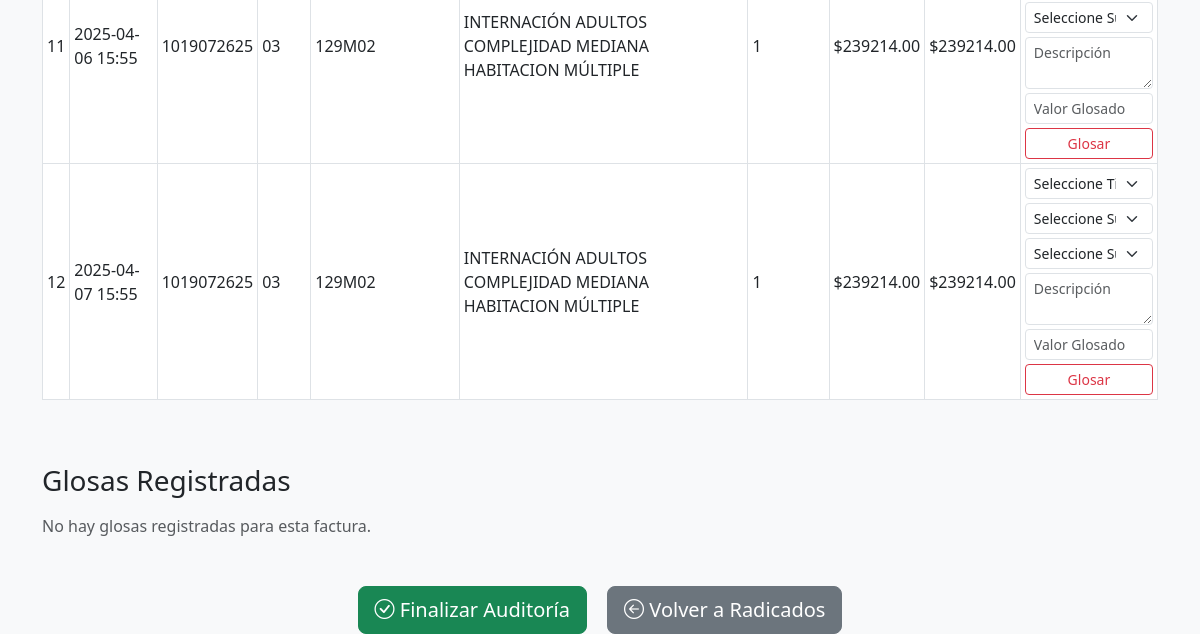
/auditoria/factura/3/ (signed in, lower part), run on an earlier commit of the app's database.
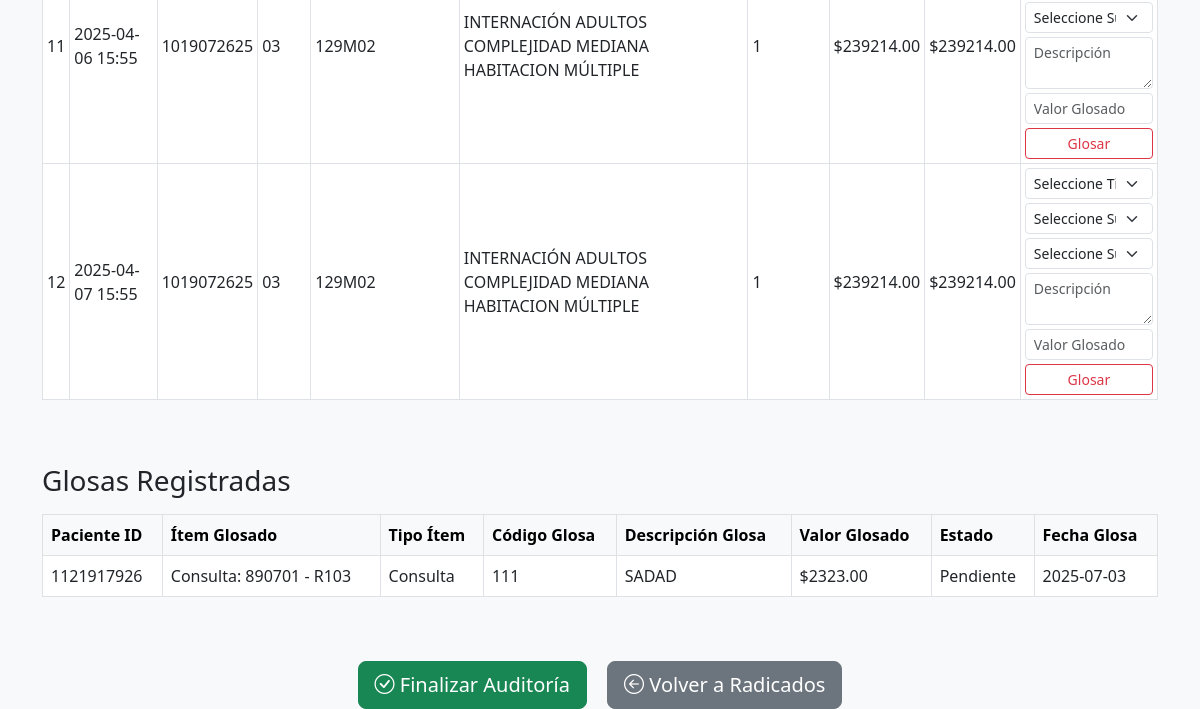
And on a later commit of the database.
### facturacion/models.py (models this page shows, shortened)
class RipsOtroServicio(models.Model):
    factura = models.ForeignKey(Factura, on_delete=models.CASCADE)
    paciente = models.ForeignKey(Paciente, on_delete=models.CASCADE)
    cod_prestador = models.CharField(max_length=20)
    num_autorizacion = models.CharField(max_length=20)
    id_mipres = models.CharField(max_length=20, blank=True, null=True)
    fecha_suministro = models.DateTimeField()
    tipo_os = models.CharField(max_length=5)
    cod_tecnologia_salud = models.CharField(max_length=20)
    nom_tecnologia_salud = models.CharField(max_length=255, blank=True, null=True)
    cantidad_os = models.IntegerField()
    vr_unit_os = models.DecimalField(max_digits=12, decimal_places=2)
    vr_servicio = models.DecimalField(max_digits=12, decimal_places=2)
    concepto_recaudo = models.CharField(max_length=5)
    valor_pago_moderador = models.DecimalField(max_digits=12, decimal_places=2)
    consecutivo = models.IntegerField()

class Paciente(models.Model):
    tipo_documento = models.CharField(max_length=5)
    numero_documento = models.CharField(max_length=20)
    tipo_usuario = models.CharField(max_length=2)  # 11, 12, etc.
    fecha_nacimiento = models.DateField()
    sexo = models.CharField(max_length=1)
    pais_residencia = models.CharField(max_length=5)
    municipio_residencia = models.CharField(max_length=10)
    zona_territorial = models.CharField(max_length=2)
    incapacidad = models.CharField(max_length=2, blank=True, null=True)
    pais_origen = models.CharField(max_length=5, blank=True, null=True)

class RipsConsulta(models.Model):
    factura = models.ForeignKey(Factura, on_delete=models.CASCADE)
    paciente = models.ForeignKey(Paciente, on_delete=models.CASCADE)
    cod_prestador = models.CharField(max_length=20)
    fecha_inicio_atencion = models.DateTimeField()
    num_autorizacion = models.CharField(max_length=20)
    cod_consulta = models.CharField(max_length=20)  # FK a CUPS
    modalidad_grupo_servicio = models.CharField(max_length=2)
    grupo_servicios = models.CharField(max_length=5)
    cod_servicio = models.CharField(max_length=10)
    finalidad_tecnologia = models.CharField(max_length=5)
    causa_motivo_atencion = models.CharField(max_length=5)
    cod_diagnostico_principal = models.CharField(max_length=10)  # FK a CIE10
    tipo_diagnostico_principal = models.CharField(max_length=2)
    vr_servicio = models.DecimalField(max_digits=12, decimal_places=2)
    concepto_recaudo = models.CharField(max_length=5)
    valor_pago_moderador = models.DecimalField(max_digits=12, decimal_places=2)
    consecutivo = models.IntegerField()

### auditoria/models.py (models this page shows, shortened)
class Glosa(models.Model):
    factura = models.ForeignKey(Factura, on_delete=models.CASCADE, related_name='glosas')
    paciente = models.ForeignKey(Paciente, on_delete=models.SET_NULL, null=True, blank=True)
    consulta = models.ForeignKey(RipsConsulta, on_delete=models.SET_NULL, null=True, blank=True, related_name='glosas')
    medicamento = models.ForeignKey(RipsMedicamento, on_delete=models.SET_NULL, null=True, blank=True, related_name='glosas')
    procedimiento = models.ForeignKey(RipsProcedimiento, on_delete=models.SET_NULL, null=True, blank=True, related_name='glosas')
    hospitalizacion = models.ForeignKey(RipsHospitalizacion, on_delete=models.SET_NULL, null=True, blank=True, related_name='glosas')
    otro_servicio = models.ForeignKey(RipsOtroServicio, on_delete=models.SET_NULL, null=True, blank=True, related_name='glosas')
    tipo_glosa = models.ForeignKey(TipoGlosa, on_delete=models.PROTECT, null=True, blank=True)
    subtipo_glosa = models.ForeignKey(SubtipoGlosa, on_delete=models.PROTECT, null=True, blank=True)
    subcodigo_glosa = models.ForeignKey(SubCodigoGlosa, on_delete=models.PROTECT, null=True, blank=True)
    descripcion = models.TextField()
    valor_glosado = models.DecimalField(max_digits=12, decimal_places=2)
    estado = models.CharField(max_length=20, default="Pendiente")
    fecha_glosa = models.DateField(auto_now_add=True)
    descripcion_respuesta = models.TextField(blank=True, null=True)
    archivo_soporte_respuesta = models.FileField(upload_to='respuestas_glosas/', blank=True, null=True)
    tipo_glosa_respuesta = models.ForeignKey(TipoGlosaRespuestaIPS, on_delete=models.SET_NULL, null=True, blank=True)
    subtipo_glosa_respuesta = models.ForeignKey(SubtipoGlosaRespuestaIPS, on_delete=models.SET_NULL, null=True, blank=True)
    aceptada = models.BooleanField(null=True, blank=True)
    fecha_respuesta = models.DateField(null=True, blank=True)

class SubCodigoGlosa(models.Model):
    subtipo_glosa = models.ForeignKey(SubtipoGlosa, on_delete=models.CASCADE, related_name='subcodigos')
    codigo = models.CharField(max_length=10)
    nombre = models.CharField(max_length=255)
    class Meta:
        unique_together = ('subtipo_glosa', 'codigo')

### auditoria/views.py (the view, shortened to what this page needs)
# urls.py: path('factura/<int:factura_id>/', views.auditar_factura, name='auditar_factura'),
@login_required
@role_required('ET','AUDITOR')
def auditar_factura(request, factura_id):
    factura = get_object_or_404(Factura, id=factura_id)
    tipos_glosa = TipoGlosa.objects.all()
    consultas = RipsConsulta.objects.filter(factura=factura)
    medicamentos = RipsMedicamento.objects.filter(factura=factura)
    procedimientos = RipsProcedimiento.objects.filter(factura=factura)
    hospitalizaciones = RipsHospitalizacion.objects.filter(factura=factura)
    otros_servicios = RipsOtroServicio.objects.filter(factura=factura)
    all_rips_items = list(consultas) + list(medicamentos) + list(procedimientos) + list(hospitalizaciones) + list(otros_servicios)
    identificaciones = sorted(set(item.paciente.numero_documento for item in all_rips_items if item.paciente))
    glosas = Glosa.objects.filter(factura=factura)
    return render(request, 'auditoria/auditar_factura.html', {
        'factura': factura,
        'consultas': consultas,
        'medicamentos': medicamentos,
        'procedimientos': procedimientos,
        'hospitalizaciones': hospitalizaciones,
        'otros_servicios': otros_servicios,
        'glosas': glosas,
        'identificaciones': identificaciones,
        'tipos_glosa': tipos_glosa,
    })

### auditoria/views.py (called while the page is built)
def role_required(*allowed_roles):
    def decorator(view_fn):
        @wraps(view_fn)
        def _wrapped(request, *args, **kwargs):
            user_role = getattr(request.user, 'profile', None) and request.user.profile.role
            if user_role not in allowed_roles:
                return redirect('accounts:forbidden')  # o a donde quieras
            return view_fn(request, *args, **kwargs)
        return _wrapped
    return decorator

### templates/auditoria/auditar_factura.html (shortened to what the changed rows need)
{% extends 'base.html' %}
{% block content %}
{% if otros_servicios %}
<div class="table-responsive mb-4">
  <table class="table table-bordered table-hover align-middle table-sm">
    <tbody>
    {% for item in otros_servicios %}
      <tr>
        <td>{{ item.consecutivo }}</td>
        <td>{{ item.fecha_suministro|date:"Y-m-d H:i" }}</td>
        <td>{{ item.paciente.numero_documento }}</td>
        <td>{{ item.tipo_os }}</td>
        <td>{{ item.cod_tecnologia_salud }}</td>
        <td>{{ item.nom_tecnologia_salud }}</td>
        <td>{{ item.cantidad_os }}</td>
        <td>${{ item.vr_unit_os|floatformat:2 }}</td>
        <td>${{ item.vr_servicio|floatformat:2 }}</td>
        <td>
          <form method="post" class="row g-2 align-items-center">
            <div class="col-12">
              <select name="tipo_glosa" class="form-select form-select-sm mb-1" required>
                <option value="">Seleccione Tipo</option>
              </select>
              <select name="subtipo_glosa" class="form-select form-select-sm mb-1" required>
                <option value="">Seleccione Subtipo</option>
              </select>
              <select name="subcodigo_glosa" class="form-select form-select-sm mb-1" required>
                <option value="">Seleccione Subcódigo</option>
              </select>
              <textarea name="descripcion" class="form-control form-control-sm mb-1" placeholder="Descripción" rows="2" required></textarea>
              <input type="number" name="valor_glosado" class="form-control form-control-sm mb-1" placeholder="Valor Glosado" step="0.01" required>
              <button type="submit" class="btn btn-outline-danger btn-sm w-100">Glosar</button>
            </div>
          </form>
        </td>
      </tr>
    {% endfor %}
    </tbody>
  </table>
</div>
{% else %}
<p class="text-muted">No hay otros servicios registrados para esta factura.</p>
{% endif %}
<h3 class="mt-5 mb-3">Glosas Registradas</h3>
{% if glosas %}
<div class="table-responsive">
  <table class="table table-bordered table-hover align-middle">
    <thead class="table-light">
      <tr>
        <th>Paciente ID</th>
        <th>Ítem Glosado</th>
        <th>Tipo Ítem</th>
        <th>Código Glosa</th>
        <th>Descripción Glosa</th>
        <th>Valor Glosado</th>
        <th>Estado</th>
        <th>Fecha Glosa</th>
      </tr>
    </thead>
    <tbody>
    {% for glosa in glosas %}
      <tr>
        <td>{{ glosa.paciente.numero_documento|default:"N/A" }}</td>
        <td>
          {% if glosa.consulta %}
            Consulta: {{ glosa.consulta.cod_consulta }} - {{ glosa.consulta.cod_diagnostico_principal }}
          {% elif glosa.medicamento %}
            Medicamento: {{ glosa.medicamento.nom_tecnologia_salud }} ({{ glosa.medicamento.cod_tecnologia_salud }})
          {% elif glosa.procedimiento %}
            Procedimiento: {{ glosa.procedimiento.cod_procedimiento }} - {{ glosa.procedimiento.cod_diagnostico_principal }}
          {% elif glosa.hospitalizacion %}
            Hospitalización: {{ glosa.hospitalizacion.cod_diagnostico_principal }} (Ingreso: {{ glosa.hospitalizacion.fecha_inicio_atencion|date:"Y-m-d" }})
          {% elif glosa.otro_servicio %}
            Otro Servicio: {{ glosa.otro_servicio.nom_tecnologia_salud }} ({{ glosa.otro_servicio.cod_tecnologia_salud }})
          {% else %}
            N/A
          {% endif %}
        </td>
        <td>
          {% if glosa.consulta %}Consulta
          {% elif glosa.medicamento %}Medicamento
          {% elif glosa.procedimiento %}Procedimiento
          {% elif glosa.hospitalizacion %}Hospitalización
          {% elif glosa.otro_servicio %}Otro Servicio
          {% else %}General
          {% endif %}
        </td>
        <td>
          {% if glosa.subcodigo_glosa %}
            {{ glosa.subcodigo_glosa.codigo }}
          {% elif glosa.subtipo_glosa %}
            {{ glosa.subtipo_glosa.codigo }}
          {% elif glosa.tipo_glosa %}
            {{ glosa.tipo_glosa.codigo }}
          {% endif %}
        </td>
        <td>{{ glosa.descripcion }}</td>
        <td>${{ glosa.valor_glosado|floatformat:2 }}</td>
        <td>{{ glosa.estado }}</td>
        <td>{{ glosa.fecha_glosa|date:"Y-m-d" }}</td>
      </tr>
    {% endfor %}
    </tbody>
  </table>
</div>
{% else %}
<p class="text-muted">No hay glosas registradas para esta factura.</p>
{% endif %}
<div class="mt-5 text-center">
  <form method="post" onsubmit="return confirm('¿Estás seguro de que quieres finalizar la auditoría? Asegúrate de que no haya glosas pendientes.');">
  </form>
</div>
{% endblock %}

What changed in the data, as far as the page shows it:
added Glosa: paciente.numero_documento "1121917926", consulta.cod_consulta "890701", consulta.cod_diagnostico_principal "R103", shows "Consulta", subcodigo_glosa.codigo "111", descripcion "SADAD", valor_glosado "2323.00", estado "Pendiente", fecha_glosa "2025-07-03"
Also different on the page:
text no longer shown: "No hay glosas registradas para esta factura."
text now shown: "Paciente ID Ítem Glosado Tipo Ítem Código Glosa Descripción Glosa Valor Glosado Estado Fecha Glosa"
